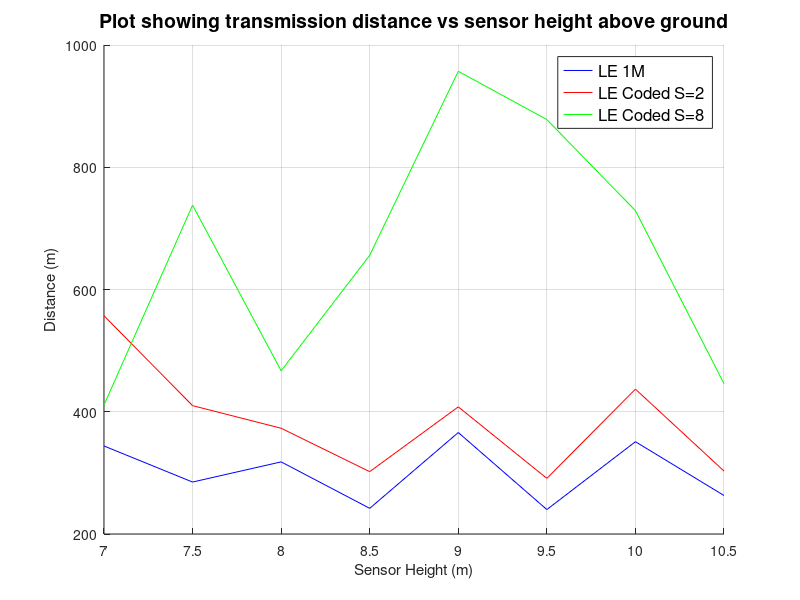

MATLAB code to generate this figure:
%% plotting for ranges from range estimator spreadhseet

poleHeight = [7, 7.5, 8, 8.5, 9, 9.5, 10, 10.5];

normal = [344, 285, 318, 242, 366, 240, 351, 263];
le2 = [557, 410, 373, 302, 408, 291, 437, 303];
le8 = [411, 738, 467, 656, 957, 878, 729, 446];


figure(1);
hold on
title("Plot showing transmission distance vs sensor height above ground", 'FontSize', 14);
plot(poleHeight, normal, 'b');
plot(poleHeight, le2, 'r');
plot(poleHeight, le8, 'g');
ylabel("Distance (m)");
xlabel("Sensor Height (m)");
legend("LE 1M", "LE Coded S=2", "LE Coded S=8", 'FontSize', 12);
grid();